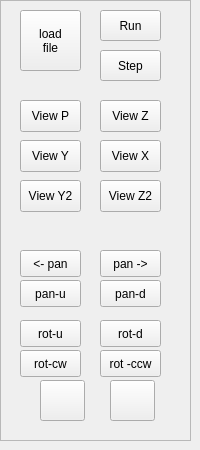
    <widget class="QWidget" name="page_auto">
     <widget class="QFrame" name="frame_auto">
      <property name="geometry">
       <rect>
        <x>0</x>
        <y>0</y>
        <width>191</width>
        <height>441</height>
       </rect>
      </property>
      <property name="styleSheet">
       <string notr="true"/>
      </property>
      <property name="frameShape">
       <enum>QFrame::StyledPanel</enum>
      </property>
      <property name="frameShadow">
       <enum>QFrame::Raised</enum>
      </property>
      <widget class="ActionButton" name="actionbutton_load">
       <property name="geometry">
        <rect>
         <x>20</x>
         <y>10</y>
         <width>61</width>
         <height>61</height>
        </rect>
       </property>
       <property name="text">
        <string>load
file</string>
       </property>
       <property name="estop_action" stdset="0">
        <bool>false</bool>
       </property>
       <property name="load_dialog_action" stdset="0">
        <bool>true</bool>
       </property>
      </widget>
      <widget class="ActionButton" name="actionbutton_4">
       <property name="geometry">
        <rect>
         <x>100</x>
         <y>10</y>
         <width>61</width>
         <height>31</height>
        </rect>
       </property>
       <property name="text">
        <string>Run</string>
       </property>
       <property name="estop_action" stdset="0">
        <bool>false</bool>
       </property>
       <property name="run_action" stdset="0">
        <bool>true</bool>
       </property>
      </widget>
      <widget class="ActionButton" name="actionbutton_19">
       <property name="geometry">
        <rect>
         <x>20</x>
         <y>100</y>
         <width>61</width>
         <height>32</height>
        </rect>
       </property>
       <property name="text">
        <string>View P</string>
       </property>
       <property name="view_change_action" stdset="0">
        <bool>true</bool>
       </property>
      </widget>
      <widget class="ActionButton" name="actionbutton_20">
       <property name="geometry">
        <rect>
         <x>100</x>
         <y>100</y>
         <width>61</width>
         <height>32</height>
        </rect>
       </property>
       <property name="text">
        <string>View Z</string>
       </property>
       <property name="view_change_action" stdset="0">
        <bool>true</bool>
       </property>
       <property name="view_type_string" stdset="0">
        <string>z</string>
       </property>
      </widget>
      <widget class="ActionButton" name="actionbutton_21">
       <property name="geometry">
        <rect>
         <x>20</x>
         <y>140</y>
         <width>61</width>
         <height>32</height>
        </rect>
       </property>
       <property name="text">
        <string>View Y</string>
       </property>
       <property name="view_change_action" stdset="0">
        <bool>true</bool>
       </property>
       <property name="view_type_string" stdset="0">
        <string>y</string>
       </property>
      </widget>
      <widget class="ActionButton" name="actionbutton_22">
       <property name="geometry">
        <rect>
         <x>100</x>
         <y>140</y>
         <width>61</width>
         <height>32</height>
        </rect>
       </property>
       <property name="text">
        <string>View X</string>
       </property>
       <property name="view_change_action" stdset="0">
        <bool>true</bool>
       </property>
       <property name="view_type_string" stdset="0">
        <string>x</string>
       </property>
      </widget>
      <widget class="ActionButton" name="actionbutton_23">
       <property name="geometry">
        <rect>
         <x>20</x>
         <y>180</y>
         <width>61</width>
         <height>32</height>
        </rect>
       </property>
       <property name="text">
        <string>View Y2</string>
       </property>
       <property name="view_change_action" stdset="0">
        <bool>true</bool>
       </property>
       <property name="view_type_string" stdset="0">
        <string>y2</string>
       </property>
      </widget>
      <widget class="ActionButton" name="actionbutton_24">
       <property name="geometry">
        <rect>
         <x>100</x>
         <y>180</y>
         <width>61</width>
         <height>32</height>
        </rect>
       </property>
       <property name="text">
        <string>View Z2</string>
       </property>
       <property name="view_change_action" stdset="0">
        <bool>true</bool>
       </property>
       <property name="view_type_string" stdset="0">
        <string>z2</string>
       </property>
      </widget>
      <widget class="ActionButton" name="actionbutton_15">
       <property name="geometry">
        <rect>
         <x>20</x>
         <y>250</y>
         <width>61</width>
         <height>27</height>
        </rect>
       </property>
       <property name="text">
        <string>&lt;- pan</string>
       </property>
       <property name="view_change_action" stdset="0">
        <bool>true</bool>
       </property>
       <property name="joint_number" stdset="0">
        <number>0</number>
       </property>
       <property name="incr_imperial_number" stdset="0">
        <double>0.010000000000000</double>
       </property>
       <property name="incr_mm_number" stdset="0">
        <double>0.025000000000000</double>
       </property>
       <property name="incr_angular_number" stdset="0">
        <double>-1.000000000000000</double>
       </property>
       <property name="toggle_float_option" stdset="0">
        <bool>false</bool>
       </property>
       <property name="float_num" stdset="0">
        <double>100.000000000000000</double>
       </property>
       <property name="float_alt_num" stdset="0">
        <double>50.000000000000000</double>
       </property>
       <property name="view_type_string" stdset="0">
        <string>pan-left</string>
       </property>
       <property name="command_text_string" stdset="0">
        <string/>
       </property>
       <property name="ini_mdi_number" stdset="0">
        <number>0</number>
       </property>
      </widget>
      <widget class="ActionButton" name="actionbutton_16">
       <property name="geometry">
        <rect>
         <x>100</x>
         <y>250</y>
         <width>61</width>
         <height>27</height>
        </rect>
       </property>
       <property name="text">
        <string>pan -&gt;</string>
       </property>
       <property name="view_change_action" stdset="0">
        <bool>true</bool>
       </property>
       <property name="joint_number" stdset="0">
        <number>0</number>
       </property>
       <property name="incr_imperial_number" stdset="0">
        <double>0.010000000000000</double>
       </property>
       <property name="incr_mm_number" stdset="0">
        <double>0.025000000000000</double>
       </property>
       <property name="incr_angular_number" stdset="0">
        <double>-1.000000000000000</double>
       </property>
       <property name="toggle_float_option" stdset="0">
        <bool>false</bool>
       </property>
       <property name="float_num" stdset="0">
        <double>100.000000000000000</double>
       </property>
       <property name="float_alt_num" stdset="0">
        <double>50.000000000000000</double>
       </property>
       <property name="view_type_string" stdset="0">
        <string>pan-right</string>
       </property>
       <property name="command_text_string" stdset="0">
        <string/>
       </property>
       <property name="ini_mdi_number" stdset="0">
        <number>0</number>
       </property>
      </widget>
      <widget class="RoundButton" name="Roundbutton">
       <property name="geometry">
        <rect>
         <x>40</x>
         <y>380</y>
         <width>45</width>
         <height>41</height>
        </rect>
       </property>
       <property name="checkable">
        <bool>true</bool>
       </property>
       <property name="view_change_action" stdset="0">
        <bool>true</bool>
       </property>
       <property name="joint_number" stdset="0">
        <number>0</number>
       </property>
       <property name="incr_imperial_number" stdset="0">
        <double>0.010000000000000</double>
       </property>
       <property name="incr_mm_number" stdset="0">
        <double>-1.000000000000000</double>
       </property>
       <property name="incr_angular_number" stdset="0">
        <double>-1.000000000000000</double>
       </property>
       <property name="toggle_float_option" stdset="0">
        <bool>false</bool>
       </property>
       <property name="float_num" stdset="0">
        <double>100.000000000000000</double>
       </property>
       <property name="float_alt_num" stdset="0">
        <double>50.000000000000000</double>
       </property>
       <property name="view_type_string" stdset="0">
        <string>zoom-in</string>
       </property>
       <property name="command_text_string" stdset="0">
        <string/>
       </property>
       <property name="ini_mdi_number" stdset="0">
        <number>0</number>
       </property>
       <property name="image_path" stdset="0">
        <pixmap>../../../gmoccapy/images/zoom-in.png</pixmap>
       </property>
       <property name="false_image_path" stdset="0">
        <pixmap>../../../gmoccapy/images/zoom-in.png</pixmap>
       </property>
      </widget>
      <widget class="RoundButton" name="Roundbutton_2">
       <property name="geometry">
        <rect>
         <x>110</x>
         <y>380</y>
         <width>45</width>
         <height>41</height>
        </rect>
       </property>
       <property name="checkable">
        <bool>true</bool>
       </property>
       <property name="view_change_action" stdset="0">
        <bool>true</bool>
       </property>
       <property name="joint_number" stdset="0">
        <number>0</number>
       </property>
       <property name="incr_imperial_number" stdset="0">
        <double>0.010000000000000</double>
       </property>
       <property name="incr_mm_number" stdset="0">
        <double>0.025000000000000</double>
       </property>
       <property name="incr_angular_number" stdset="0">
        <double>-1.000000000000000</double>
       </property>
       <property name="toggle_float_option" stdset="0">
        <bool>false</bool>
       </property>
       <property name="float_num" stdset="0">
        <double>100.000000000000000</double>
       </property>
       <property name="float_alt_num" stdset="0">
        <double>50.000000000000000</double>
       </property>
       <property name="view_type_string" stdset="0">
        <string>zoom-out</string>
       </property>
       <property name="command_text_string" stdset="0">
        <string/>
       </property>
       <property name="ini_mdi_number" stdset="0">
        <number>0</number>
       </property>
       <property name="image_path" stdset="0">
        <pixmap>../../../gmoccapy/images/zoom-out.png</pixmap>
       </property>
       <property name="false_image_path" stdset="0">
        <pixmap>../../../gmoccapy/images/zoom-out.png</pixmap>
       </property>
      </widget>
      <widget class="ActionButton" name="actionbutton_17">
       <property name="geometry">
        <rect>
         <x>20</x>
         <y>320</y>
         <width>61</width>
         <height>27</height>
        </rect>
       </property>
       <property name="text">
        <string>rot-u</string>
       </property>
       <property name="view_change_action" stdset="0">
        <bool>true</bool>
       </property>
       <property name="joint_number" stdset="0">
        <number>0</number>
       </property>
       <property name="incr_imperial_number" stdset="0">
        <double>0.010000000000000</double>
       </property>
       <property name="incr_mm_number" stdset="0">
        <double>0.025000000000000</double>
       </property>
       <property name="incr_angular_number" stdset="0">
        <double>-1.000000000000000</double>
       </property>
       <property name="toggle_float_option" stdset="0">
        <bool>false</bool>
       </property>
       <property name="float_num" stdset="0">
        <double>100.000000000000000</double>
       </property>
       <property name="float_alt_num" stdset="0">
        <double>50.000000000000000</double>
       </property>
       <property name="view_type_string" stdset="0">
        <string>rotate-up</string>
       </property>
       <property name="command_text_string" stdset="0">
        <string/>
       </property>
       <property name="ini_mdi_number" stdset="0">
        <number>0</number>
       </property>
      </widget>
      <widget class="ActionButton" name="actionbutton_18">
       <property name="geometry">
        <rect>
         <x>100</x>
         <y>320</y>
         <width>61</width>
         <height>27</height>
        </rect>
       </property>
       <property name="text">
        <string>rot-d</string>
       </property>
       <property name="view_change_action" stdset="0">
        <bool>true</bool>
       </property>
       <property name="joint_number" stdset="0">
        <number>0</number>
       </property>
       <property name="incr_imperial_number" stdset="0">
        <double>0.010000000000000</double>
       </property>
       <property name="incr_mm_number" stdset="0">
        <double>0.025000000000000</double>
       </property>
       <property name="incr_angular_number" stdset="0">
        <double>-1.000000000000000</double>
       </property>
       <property name="toggle_float_option" stdset="0">
        <bool>false</bool>
       </property>
       <property name="float_num" stdset="0">
        <double>100.000000000000000</double>
       </property>
       <property name="float_alt_num" stdset="0">
        <double>50.000000000000000</double>
       </property>
       <property name="view_type_string" stdset="0">
        <string>rotate-down</string>
       </property>
       <property name="command_text_string" stdset="0">
        <string/>
       </property>
       <property name="ini_mdi_number" stdset="0">
        <number>0</number>
       </property>
      </widget>
      <widget class="ActionButton" name="actionbutton_34">
       <property name="geometry">
        <rect>
         <x>20</x>
         <y>350</y>
         <width>61</width>
         <height>27</height>
        </rect>
       </property>
       <property name="text">
        <string>rot-cw</string>
       </property>
       <property name="view_change_action" stdset="0">
        <bool>true</bool>
       </property>
       <property name="joint_number" stdset="0">
        <number>0</number>
       </property>
       <property name="incr_imperial_number" stdset="0">
        <double>0.010000000000000</double>
       </property>
       <property name="incr_mm_number" stdset="0">
        <double>0.025000000000000</double>
       </property>
       <property name="incr_angular_number" stdset="0">
        <double>-1.000000000000000</double>
       </property>
       <property name="toggle_float_option" stdset="0">
        <bool>false</bool>
       </property>
       <property name="float_num" stdset="0">
        <double>100.000000000000000</double>
       </property>
       <property name="float_alt_num" stdset="0">
        <double>50.000000000000000</double>
       </property>
       <property name="view_type_string" stdset="0">
        <string>rotate-cw</string>
       </property>
       <property name="command_text_string" stdset="0">
        <string/>
       </property>
       <property name="ini_mdi_number" stdset="0">
        <number>0</number>
       </property>
      </widget>
      <widget class="ActionButton" name="actionbutton_35">
       <property name="geometry">
        <rect>
         <x>100</x>
         <y>350</y>
         <width>61</width>
         <height>27</height>
        </rect>
       </property>
       <property name="text">
        <string>rot -ccw</string>
       </property>
       <property name="view_change_action" stdset="0">
        <bool>true</bool>
       </property>
       <property name="joint_number" stdset="0">
        <number>0</number>
       </property>
       <property name="incr_imperial_number" stdset="0">
        <double>0.010000000000000</double>
       </property>
       <property name="incr_mm_number" stdset="0">
        <double>0.025000000000000</double>
       </property>
       <property name="incr_angular_number" stdset="0">
        <double>-1.000000000000000</double>
       </property>
       <property name="toggle_float_option" stdset="0">
        <bool>false</bool>
       </property>
       <property name="float_num" stdset="0">
        <double>100.000000000000000</double>
       </property>
       <property name="float_alt_num" stdset="0">
        <double>50.000000000000000</double>
       </property>
       <property name="view_type_string" stdset="0">
        <string>rotate-ccw</string>
       </property>
       <property name="command_text_string" stdset="0">
        <string/>
       </property>
       <property name="ini_mdi_number" stdset="0">
        <number>0</number>
       </property>
      </widget>
      <widget class="ActionButton" name="actionbutton_36">
       <property name="geometry">
        <rect>
         <x>20</x>
         <y>280</y>
         <width>61</width>
         <height>27</height>
        </rect>
       </property>
       <property name="text">
        <string>pan-u</string>
       </property>
       <property name="view_change_action" stdset="0">
        <bool>true</bool>
       </property>
       <property name="joint_number" stdset="0">
        <number>0</number>
       </property>
       <property name="incr_imperial_number" stdset="0">
        <double>0.010000000000000</double>
       </property>
       <property name="incr_mm_number" stdset="0">
        <double>0.025000000000000</double>
       </property>
       <property name="incr_angular_number" stdset="0">
        <double>-1.000000000000000</double>
       </property>
       <property name="toggle_float_option" stdset="0">
        <bool>false</bool>
       </property>
       <property name="float_num" stdset="0">
        <double>100.000000000000000</double>
       </property>
       <property name="float_alt_num" stdset="0">
        <double>50.000000000000000</double>
       </property>
       <property name="view_type_string" stdset="0">
        <string>pan-up</string>
       </property>
       <property name="command_text_string" stdset="0">
        <string/>
       </property>
       <property name="ini_mdi_number" stdset="0">
        <number>0</number>
       </property>
      </widget>
      <widget class="ActionButton" name="actionbutton_37">
       <property name="geometry">
        <rect>
         <x>100</x>
         <y>280</y>
         <width>61</width>
         <height>27</height>
        </rect>
       </property>
       <property name="text">
        <string>pan-d</string>
       </property>
       <property name="view_change_action" stdset="0">
        <bool>true</bool>
       </property>
       <property name="joint_number" stdset="0">
        <number>0</number>
       </property>
       <property name="incr_imperial_number" stdset="0">
        <double>0.010000000000000</double>
       </property>
       <property name="incr_mm_number" stdset="0">
        <double>0.025000000000000</double>
       </property>
       <property name="incr_angular_number" stdset="0">
        <double>-1.000000000000000</double>
       </property>
       <property name="toggle_float_option" stdset="0">
        <bool>false</bool>
       </property>
       <property name="float_num" stdset="0">
        <double>100.000000000000000</double>
       </property>
       <property name="float_alt_num" stdset="0">
        <double>50.000000000000000</double>
       </property>
       <property name="view_type_string" stdset="0">
        <string>pan-down</string>
       </property>
       <property name="command_text_string" stdset="0">
        <string/>
       </property>
       <property name="ini_mdi_number" stdset="0">
        <number>0</number>
       </property>
      </widget>
      <widget class="ActionButton" name="actionbutton_39">
       <property name="geometry">
        <rect>
         <x>100</x>
         <y>50</y>
         <width>61</width>
         <height>31</height>
        </rect>
       </property>
       <property name="text">
        <string>Step</string>
       </property>
       <property name="estop_action" stdset="0">
        <bool>false</bool>
       </property>
       <property name="run_action" stdset="0">
        <bool>false</bool>
       </property>
       <property name="step_action" stdset="0">
        <bool>true</bool>
       </property>
       <property name="template_label_option" stdset="0">
        <bool>false</bool>
       </property>
       <property name="joint_number" stdset="0">
        <number>0</number>
       </property>
       <property name="incr_imperial_number" stdset="0">
        <double>0.010000000000000</double>
       </property>
       <property name="incr_mm_number" stdset="0">
        <double>0.025000000000000</double>
       </property>
       <property name="incr_angular_number" stdset="0">
        <double>-1.000000000000000</double>
       </property>
       <property name="toggle_float_option" stdset="0">
        <bool>false</bool>
       </property>
       <property name="float_num" stdset="0">
        <double>100.000000000000000</double>
       </property>
       <property name="float_alt_num" stdset="0">
        <double>50.000000000000000</double>
       </property>
       <property name="view_type_string" stdset="0">
        <string>P</string>
       </property>
       <property name="command_text_string" stdset="0">
        <string/>
       </property>
       <property name="ini_mdi_number" stdset="0">
        <number>0</number>
       </property>
       <property name="textTemplate" stdset="0">
        <string>%1.3f in</string>
       </property>
       <property name="alt_textTemplate" stdset="0">
        <string>%1.2f mm</string>
       </property>
      </widget>
     </widget>
    </widget>
